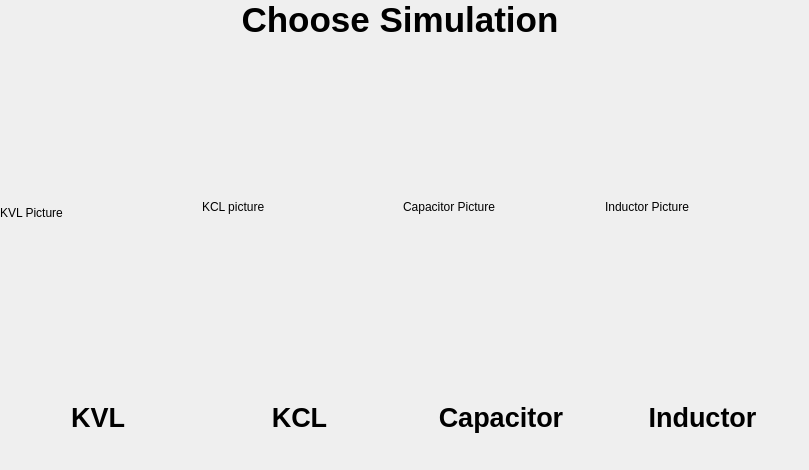
    <widget class="QWidget" name="Main_Page">
     <widget class="QWidget" name="">
      <property name="geometry">
       <rect>
        <x>0</x>
        <y>0</y>
        <width>800</width>
        <height>461</height>
       </rect>
      </property>
      <layout class="QGridLayout" name="gridLayout">
       <item row="3" column="2">
        <widget class="QLabel" name="Capacitor_label">
         <property name="text">
          <string>&lt;html&gt;&lt;head/&gt;&lt;body&gt;&lt;p align=&quot;center&quot;&gt;&lt;span style=&quot; font-size:20pt; font-weight:600;&quot;&gt;Capacitor&lt;/span&gt;&lt;/p&gt;&lt;/body&gt;&lt;/html&gt;</string>
         </property>
        </widget>
       </item>
       <item row="3" column="1">
        <widget class="QLabel" name="KCL_label">
         <property name="text">
          <string>&lt;html&gt;&lt;head/&gt;&lt;body&gt;&lt;p align=&quot;center&quot;&gt;&lt;span style=&quot; font-size:20pt; font-weight:600;&quot;&gt;KCL&lt;/span&gt;&lt;/p&gt;&lt;/body&gt;&lt;/html&gt;</string>
         </property>
        </widget>
       </item>
       <item row="0" column="0" colspan="4">
        <widget class="QLabel" name="Title">
         <property name="text">
          <string>&lt;html&gt;&lt;head/&gt;&lt;body&gt;&lt;p align=&quot;center&quot;&gt;&lt;span style=&quot; font-size:26pt; font-weight:600;&quot;&gt;Choose Simulation&lt;/span&gt;&lt;/p&gt;&lt;/body&gt;&lt;/html&gt;</string>
         </property>
         <property name="textFormat">
          <enum>Qt::RichText</enum>
         </property>
        </widget>
       </item>
       <item row="1" column="0">
        <widget class="QLabel" name="KVL_picture">
         <property name="text">
          <string>&lt;html&gt;&lt;head/&gt;&lt;body&gt;&lt;p&gt;&lt;br/&gt;&lt;/p&gt;&lt;p&gt;&lt;br/&gt;&lt;/p&gt;&lt;p&gt;&lt;br/&gt;&lt;/p&gt;&lt;p&gt;&lt;br/&gt;&lt;/p&gt;&lt;p&gt;KVL Picture&lt;/p&gt;&lt;p&gt;&lt;br/&gt;&lt;/p&gt;&lt;p&gt;&lt;br/&gt;&lt;br/&gt;&lt;/p&gt;&lt;p&gt;&lt;br/&gt;&lt;br/&gt;&lt;/p&gt;&lt;/body&gt;&lt;/html&gt;</string>
         </property>
        </widget>
       </item>
       <item row="2" column="0" colspan="4">
        <spacer name="verticalSpacer">
         <property name="orientation">
          <enum>Qt::Vertical</enum>
         </property>
         <property name="sizeHint" stdset="0">
          <size>
           <width>788</width>
           <height>28</height>
          </size>
         </property>
        </spacer>
       </item>
       <item row="1" column="2">
        <widget class="QLabel" name="Capacitor_picture">
         <property name="text">
          <string>&lt;html&gt;&lt;head/&gt;&lt;body&gt;&lt;p&gt;Capacitor Picture&lt;/p&gt;&lt;/body&gt;&lt;/html&gt;</string>
         </property>
        </widget>
       </item>
       <item row="4" column="0" colspan="4">
        <spacer name="verticalSpacer_2">
         <property name="orientation">
          <enum>Qt::Vertical</enum>
         </property>
         <property name="sizeHint" stdset="0">
          <size>
           <width>798</width>
           <height>18</height>
          </size>
         </property>
        </spacer>
       </item>
       <item row="3" column="0">
        <widget class="QLabel" name="KVL_label">
         <property name="text">
          <string>&lt;html&gt;&lt;head/&gt;&lt;body&gt;&lt;p align=&quot;center&quot;&gt;&lt;span style=&quot; font-size:20pt; font-weight:600;&quot;&gt;KVL&lt;/span&gt;&lt;/p&gt;&lt;/body&gt;&lt;/html&gt;</string>
         </property>
        </widget>
       </item>
       <item row="1" column="3">
        <widget class="QLabel" name="Inductor_picture">
         <property name="text">
          <string>&lt;html&gt;&lt;head/&gt;&lt;body&gt;&lt;p&gt;Inductor Picture&lt;/p&gt;&lt;/body&gt;&lt;/html&gt;</string>
         </property>
        </widget>
       </item>
       <item row="3" column="3">
        <widget class="QLabel" name="Inductor_label">
         <property name="text">
          <string>&lt;html&gt;&lt;head/&gt;&lt;body&gt;&lt;p align=&quot;center&quot;&gt;&lt;span style=&quot; font-size:20pt; font-weight:600;&quot;&gt;Inductor&lt;/span&gt;&lt;/p&gt;&lt;/body&gt;&lt;/html&gt;</string>
         </property>
        </widget>
       </item>
       <item row="1" column="1">
        <widget class="QLabel" name="KCL_picture">
         <property name="text">
          <string>&lt;html&gt;&lt;head/&gt;&lt;body&gt;&lt;p&gt;KCL picture&lt;/p&gt;&lt;/body&gt;&lt;/html&gt;</string>
         </property>
        </widget>
       </item>
      </layout>
     </widget>
    </widget>
